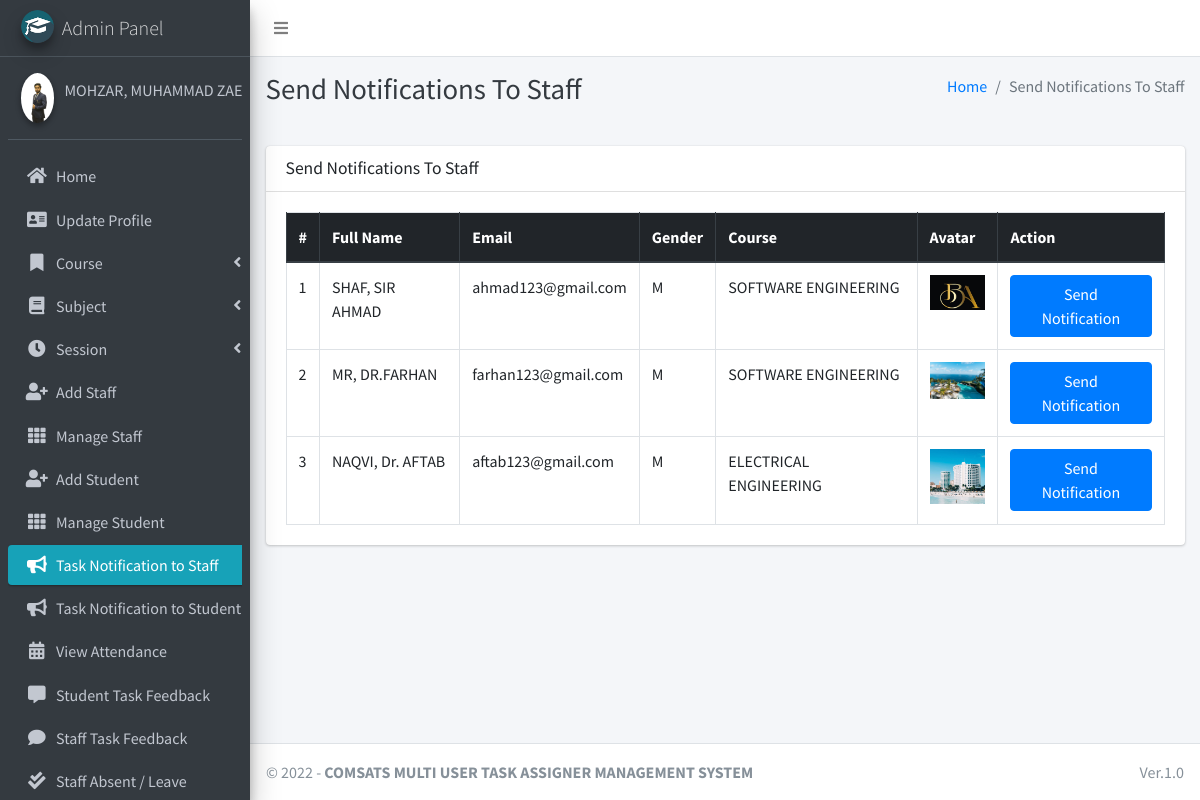
The page /admin_notify_staff (signed in) on the database its author committed.
### main_app/models.py (models this page shows, shortened)
class CustomUser(AbstractUser):
    USER_TYPE = ((1, "HOD"), (2, "Staff"), (3, "Student"))
    GENDER = [("M", "Male"), ("F", "Female")]
    username = None  # Removed username, using email instead
    email = models.EmailField(unique=True)
    user_type = models.CharField(default=1, choices=USER_TYPE, max_length=1)
    gender = models.CharField(max_length=1, choices=GENDER)
    profile_pic = models.ImageField()
    address = models.TextField()
    fcm_token = models.TextField(default="")  # For firebase notifications
    created_at = models.DateTimeField(auto_now_add=True)
    updated_at = models.DateTimeField(auto_now=True)
    USERNAME_FIELD = "email"
    REQUIRED_FIELDS = []
    objects = CustomUserManager()
    def __str__(self):
        return self.last_name + ", " + self.first_name

class Staff(models.Model):
    course = models.ForeignKey(Course, on_delete=models.DO_NOTHING, null=True, blank=False)
    admin = models.OneToOneField(CustomUser, on_delete=models.CASCADE)

class Course(models.Model):
    name = models.CharField(max_length=120)
    created_at = models.DateTimeField(auto_now_add=True)
    updated_at = models.DateTimeField(auto_now=True)

### main_app/hod_views.py (the view)
# urls.py: path("admin_notify_staff", hod_views.admin_notify_staff,
def admin_notify_staff(request):
    staff = CustomUser.objects.filter(user_type=2)
    context = {
        'page_title': "Send Notifications To Staff",
        'allStaff': staff
    }
    return render(request, "hod_template/staff_notification.html", context)

### main_app/templates/hod_template/staff_notification.html (shortened to what this page needs)
{% extends 'main_app/base.html' %}
{% load static %}
{% block page_title %}{{page_title}}{% endblock page_title %}
{% block content %}
<section class="content">
    <div class="container-fluid">
        <div class="row">
            <div class="col-md-12">
                <div class="card">
                    <div class="card-header">
                        <h3 class="card-title">{{page_title}}</h3>
                    </div>
                    <div class="card-body">
                        <table id="example2" class="table table-bordered table-hover">
                            <thead class="thead-dark">
                                <tr>
                                    <th>#</th>
                                    <th>Full Name</th>
                                    <th>Email</th>
                                    <th>Gender</th>
                                    <th>Course</th>
                                    <th>Avatar</th>
                                    <th>Action</th>
                                </tr>
                            </thead>
                            <tbody>
                                {% for staff in allStaff %}
                                <tr>
                                    <td>{{ forloop.counter }}</td>
                                    <td>{{staff.last_name}}, {{staff.first_name}}</td>
                                    <td>{{staff.email}}</td>
                                    <td>{{staff.gender}}</td>
                                    <td>{{staff.staff.course.name}}</td>
                                    <td>
                                        {% if staff.profile_pic == ""  %}
                                        No Image
                                        {% else %}
                                        <img class="img img-fluid mb-2" height="56" width="56"
                                            src="{{staff.profile_pic}}" alt="">
                                        {% endif %}
                                    </td>
                                    <td><button data-toggle = "modal" data-target = "#myModal"class="btn btn-primary show_notification" value="{{staff.id}}">Send Notification</button>
                                    </td>
                                </tr>
                                {% endfor %}
                            </tbody>
                        </table>
                    </div>
                </div>
            </div>
        </div>
    </div>
</section>
{% endblock content %}

### main_app/templates/main_app/base.html (shortened to what this page needs)
{% load static %}
<!DOCTYPE html>
<html>
<head>
    <link rel="stylesheet" href="{% static 'plugins/fontawesome-free/css/all.min.css'%} ">
    <link rel="stylesheet" href="https://code.ionicframework.com/ionicons/2.0.1/css/ionicons.min.css">
    <link rel="stylesheet"
        href="{% static 'plugins/tempusdominus-bootstrap-4/css/tempusdominus-bootstrap-4.min.css'%} ">
    <link rel="stylesheet" href="{% static 'plugins/icheck-bootstrap/icheck-bootstrap.min.css'%} ">
    <link rel="stylesheet" href="{% static 'dist/css/adminlte.min.css'%} ">
    <link rel="stylesheet" href="{% static 'plugins/overlayScrollbars/css/OverlayScrollbars.min.css'%} ">
    <link rel="stylesheet" href="{% static 'plugins/daterangepicker/daterangepicker.css'%} ">
</head>
<body class="hold-transition sidebar-mini layout-fixed">
    <div class="wrapper">
        <nav class="main-header navbar navbar-expand navbar-white navbar-light">
            <ul class="navbar-nav">
                <li class="nav-item">
                    <a class="nav-link" data-widget="pushmenu" href="#"><i class="fas fa-bars"></i></a>
                </li>
            </ul>
        </nav>
        {% include "main_app/sidebar_template.html" with user=user %}
        <div class="content-wrapper">
            <div class="content-header">
                <div class="container-fluid">
                    <div class="row mb-2">
                        <div class="col-sm-6">
                            <h1 class="m-0 text-dark">{% block page_title %}{% endblock page_title %}</h1>
                        </div>
                        <div class="col-sm-6">
                            <ol class="breadcrumb float-sm-right">
                                <li class="breadcrumb-item"><a href="#">Home</a></li>
                                <li class="breadcrumb-item active">{{ page_title }}</li>
                            </ol>
                        </div>
                    </div>
                </div>
            </div>
<section class="content">
    <div class="container-fluid">
        <div class="row">
            <div class="col-md-12">
            </div></div></div></section>
            {% block content %}
            {% endblock content %}
        </div>
        {% include "main_app/footer.html" %}
    </div>
</body>
</html>

### main_app/templates/main_app/sidebar_template.html (shortened to what this page needs)
{% load static %}
<aside class="main-sidebar sidebar-dark-info elevation-4">
    {% if request.user.user_type == '1' %}
    <a href="{% url 'admin_home' %}" class="brand-link">
        <img src="{% static 'dist/img/cmsl.png' %} " alt="Admin Logo"
            class="brand-image img-circle elevation-3" >
        <span class="brand-text font-weight-light">Admin Panel</span>
    </a>
    <div class="sidebar">
        <div class="user-panel mt-3 pb-3 mb-3 d-flex">
            <div class="image">
                <img src="{{ request.user.profile_pic}}" class="img-circle elevation-2" alt="User Image">
            </div>
            <div class="info">
                <a href="#" class="d-block">{{user}}</a>
            </div>
        </div>
        <nav class="mt-2">
            <ul class="nav nav-pills nav-sidebar flex-column" data-widget="treeview" role="menu" data-accordion="false">
                <li class="nav-item">
                    {% url 'admin_home' as admin_home %}
                    <a href="{{admin_home}}" class="nav-link {% if admin_home == request.path %} active {% endif %}">
                        <i class="nav-icon fas fa-home"></i>
                        <p>
                            Home
                        </p>
                    </a>
                </li>
                <li class="nav-item">
                    {% url 'admin_view_profile' as admin_view_profile %}
                    <a href="{{admin_view_profile}}"
                        class="nav-link {% if admin_view_profile == request.path %} active {% endif %}">
                        <i class="nav-icon fas fa-address-card"></i>
                        <p>
                            Update Profile
                        </p>
                    </a>
                </li>
                <li class="nav-item has-treeview">
                    <a href="#" class="nav-link">
                        <i class="nav-icon fas fa-bookmark"></i>
                        <p>
                            Course
                            <i class="fas fa-angle-left right"></i>
                        </p>
                    </a>
                </li>
                <li class="nav-item has-treeview">
                    <a href="#" class="nav-link">
                        <i class="nav-icon fas fa-book"></i>
                        <p>
                            Subject
                            <i class="fas fa-angle-left right"></i>
                        </p>
                    </a>
                </li>
                <li class="nav-item has-treeview">
                    <a href="#" class="nav-link">
                        <i class="nav-icon fas fa-clock"></i>
                        <p>
                            Session
                            <i class="fas fa-angle-left right"></i>
                        </p>
                    </a>
                </li>
                <li class="nav-item">
                    {% url 'add_staff' as add_staff %}
                    <a href="{{add_staff}}" class="nav-link {% if add_staff == request.path %} active {% endif %}">
                        <i class="nav-icon fas fa-user-plus"></i>
                        <p>
                            Add Staff
                        </p>
                    </a>
                </li>
                <li class="nav-item">
                    {% url 'manage_staff' as manage_staff %}
                    {% url 'edit_staff' staff_id as edit_staff %}
                    <a href="{{manage_staff}}"
                        class="nav-link {% if manage_staff == request.path or request.path == edit_staff %} active {% endif %}">
                        <i class="nav-icon fas fa-th"></i>
                        <p>
                            Manage Staff
                        </p>
                    </a>
                </li>
                <li class="nav-item">
                    {% url 'add_student' as add_student%}
                    <a href="{{add_student}}" class="nav-link  {% if add_student == request.path %} active {% endif %}">
                        <i class="nav-icon fas fa-user-plus"></i>
                        <p>
                            Add Student
                        </p>
                    </a>
                </li>
                <li class="nav-item">
                    {% url 'manage_student' as manage_student %}
                    {% url 'edit_student' student_id as edit_student %}
                    <a href="{{manage_student}}"
                        class="nav-link  {% if edit_student == request.path or manage_student == request.path %} active {% endif %}">
                        <i class="nav-icon fas fa-th"></i>
                        <p>
                            Manage Student
                        </p>
                    </a>
                </li>
                <li class="nav-item">
                    {% url 'admin_notify_staff' as admin_notify_staff %}
                    <a href="{{admin_notify_staff}}"
                        class="nav-link {% if admin_notify_staff == request.path %} active {% endif %}">
                        <i class="nav-icon fas fa-bullhorn"></i>
                        <p>
                           Task Notification to Staff
                        </p>
                    </a>
                </li>
                <li class="nav-item">
                    {% url 'admin_notify_student' as admin_notify_student %}
                    <a href="{{admin_notify_student}}"
                        class="nav-link {% if admin_notify_student == request.path %} active {% endif %}">
                        <i class="nav-icon fas fa-bullhorn"></i>
                        <p>
                            Task Notification to Student
                        </p>
                    </a>
                </li>
                <li class="nav-item">
                    {% url 'admin_view_attendance' as admin_view_attendance %}
                <li class="nav-item">
                    <a href="{{admin_view_attendance}}"
                        class="nav-link  {% if admin_view_attendance == request.path %} active {% endif %}">
                        <i class="nav-icon fas fa-calendar-alt"></i>
                        <p>
                            View Attendance
                        </p>
                    </a>
                </li>
                <li class="nav-item">
                    {% url 'student_feedback_message' as student_feedback_message %}
                    <a href="{{ student_feedback_message }}"
                        class="nav-link  {% if student_feedback_message == request.path %} active {% endif %}">
                        <i class="nav-icon fas fa-comment-alt"></i>
                        <p>
                            Student Task Feedback
                        </p>
                    </a>
                </li>
                <li class="nav-item">
                    {% url 'staff_feedback_message' as staff_feedback_message %}
                    <a href="{{staff_feedback_message}}"
                        class="nav-link   {% if staff_feedback_message == request.path %} active {% endif %}">
                        <i class="nav-icon fas fa-comment"></i>
                        <p>
                            Staff Task Feedback
                        </p>
                    </a>
                </li>
                <li class="nav-item">
                    {% url 'view_staff_leave' as view_staff_leave %}
                    <a href="{{view_staff_leave}}"
                        class="nav-link  {% if view_staff_leave == request.path %} active {% endif %}">
                        <i class="nav-icon fas fa-check-double"></i>
                        <p>
                            Staff Absent / Leave
                        </p>
                    </a>
                </li>
                                        {% endif %}
                                    </ul>
                                </nav>
                            </div>
</aside>

### main_app/templates/main_app/footer.html (shortened to what this page needs)
<footer class="main-footer">
    &copy; {% now "Y" %} - <strong>COMSATS</b> MULTI USER TASK ASSIGNER MANAGEMENT SYSTEM</strong>
    <div class="float-right d-none d-sm-inline-block">
       Ver.1.0
    </div>
</footer>

### rows shown on the page
CustomUser: user.profile_pic (picture), last_name+first_name "MOHZAR, MUHAMMAD…"
CustomUser: last_name "SHAF", first_name "SIR AHMAD", email "ahmad123@gmail.com", gender "M", staff.course.name "SOFTWARE ENGINEERING", profile_pic (picture)
CustomUser: last_name "MR", first_name "DR.FARHAN", email "farhan123@gmail.com", gender "M", staff.course.name "SOFTWARE ENGINEERING", profile_pic (picture)
CustomUser: last_name "NAQVI", first_name "Dr. AFTAB", email "aftab123@gmail.com", gender "M", staff.course.name "ELECTRICAL ENGINEERING", profile_pic (picture)

### other values the page prints
{{ page_title }} "Send Notifications To Staff"
